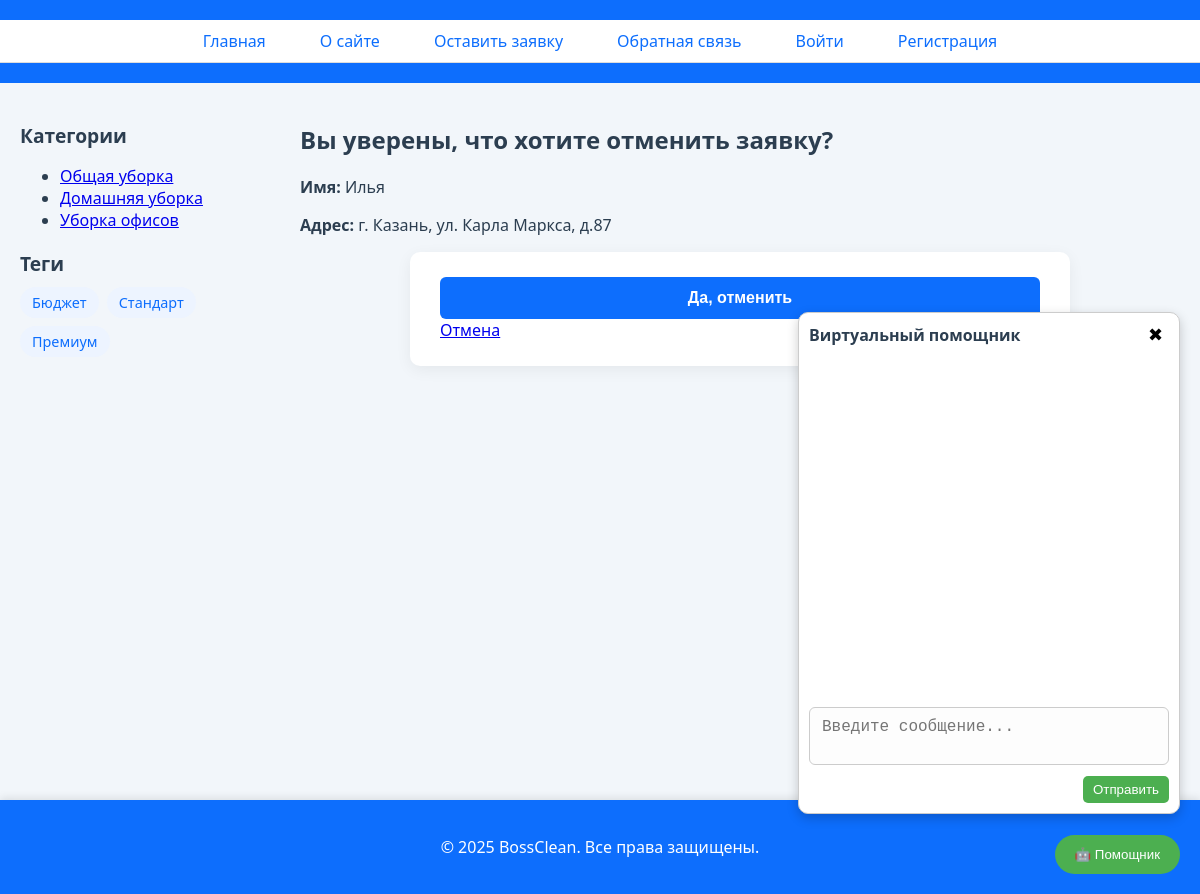
The page /cancel_order/5/ on the database as committed earlier.
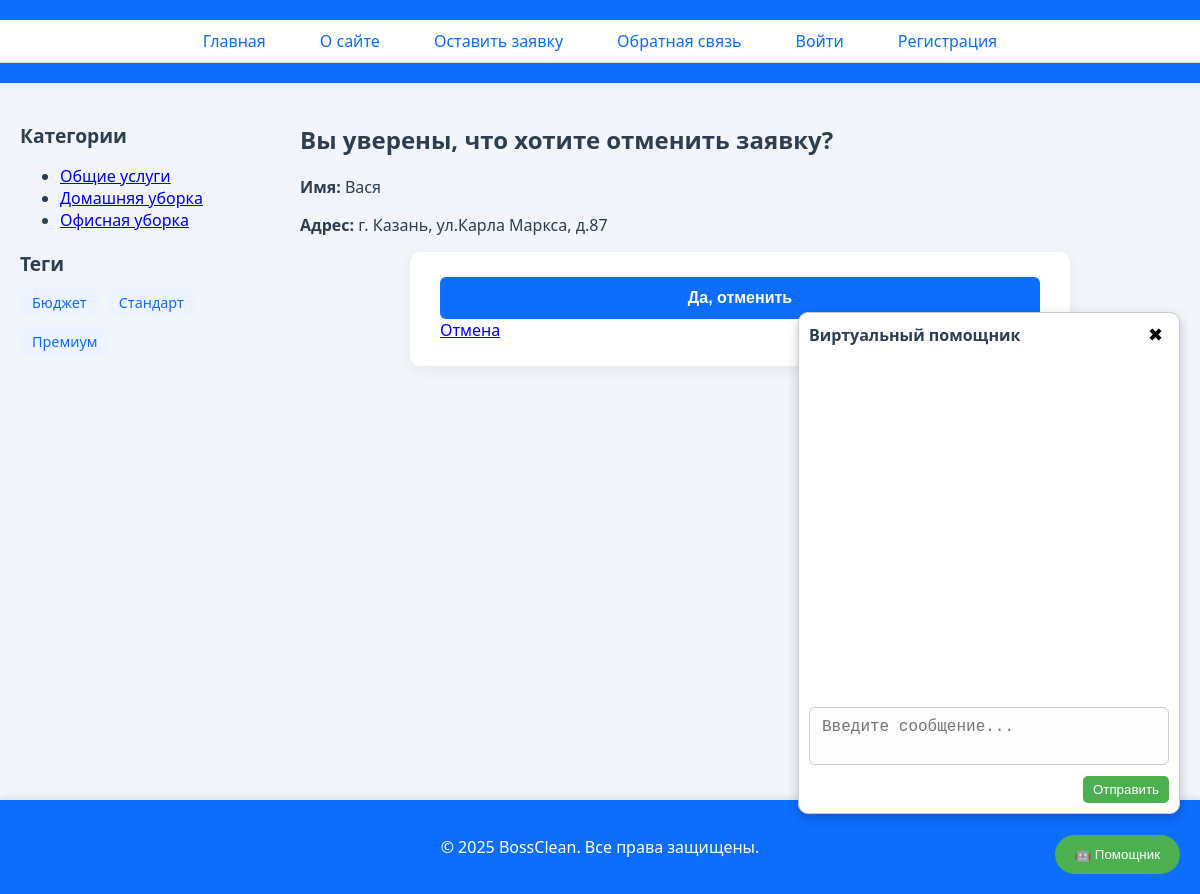
The same page on the database as committed later.
### places/models.py (models this page shows, shortened)
class ServiceCategory(models.Model):
    name = models.CharField(max_length=100, verbose_name='Название категории')
    slug = models.SlugField(unique=True, verbose_name='URL')
    def get_absolute_url(self):
        return reverse('category', kwargs={'cat_slug': self.slug})
    class Meta:
        verbose_name = 'Категория'
        verbose_name_plural = 'Категории'

class OrderRequest(models.Model):
    user = models.ForeignKey(get_user_model(), on_delete=models.CASCADE, related_name='order_requests', null=True,
                             blank=True, verbose_name="Пользователь")
    name = models.CharField(
        max_length=100,
        verbose_name="Имя клиента",
        validators=[
            MinLengthValidator(2, "Имя должно содержать минимум 2 символа"),
            RegexValidator(r'^[А-Яа-яA-Za-z\s\-]+$', 'Имя может содержать только буквы, пробелы и дефисы')
        ]
    )
    phone = models.CharField(
        max_length=20,
        verbose_name="Телефон",
        validators=[
            RegexValidator(r'^\+?\d{10,15}$', 'Введите корректный номер телефона, начиная с +7 или 8')
        ]
    )
    address = models.TextField(
        verbose_name="Адрес",
        validators=[
            MinLengthValidator(5, "Адрес слишком короткий"),
            MaxLengthValidator(300, "Адрес слишком длинный")
        ]
    )
    date = models.DateField(verbose_name="Дата уборки")
    service = models.ForeignKey(Service, on_delete=models.CASCADE, verbose_name="Услуга")
    comment = models.TextField(
        blank=True,
        verbose_name="Комментарий",
        validators=[
            MaxLengthValidator(1000, "Комментарий слишком длинный (до 1000 символов)")
        ]
    )
    created_at = models.DateTimeField(auto_now_add=True, verbose_name="Дата создания заявки")
    image = models.ImageField(upload_to='uploads/', null=True, blank=True)
    class Meta:
        verbose_name = 'Заявка'
        verbose_name_plural = 'Заявки'

### places/views.py (the view)
# urls.py: path('cancel_order/<int:order_id>/', views.cancel_order, name='cancel_order'),
def cancel_order(request, order_id):
    order = get_object_or_404(OrderRequest, id=order_id)
    if request.method == 'POST':
        order.delete()
        return redirect('home')
    return render(request, 'places/cancel_order.html', {'order': order})

### places/models.py (called while the page is built)
    def get_absolute_url(self):
        return reverse('tag', kwargs={'tag_slug': self.slug})

### places/templatetags/cleaning_tags.py (called while the page is built)
@register.inclusion_tag('places/list_categories.html')
def show_categories(cat_selected=0):
    cats = ServiceCategory.objects.all()
    return {"cats": cats, "cat_selected": cat_selected}

@register.inclusion_tag('places/includes/tag_block.html')
def show_all_tags():
    return {"tags": TagService.objects.all()}

### users/context_processors.py (called while the page is built)
def get_main_menu(request):
    return {'mainmenu': menu}

### places/templates/places/cancel_order.html (shortened to what this page needs)
{% extends 'base.html' %}
{% block content %}
  <h2>Вы уверены, что хотите отменить заявку?</h2>
  <p><strong>Имя:</strong> {{ order.name }}</p>
  <p><strong>Адрес:</strong> {{ order.address }}</p>
  <form method="post">
    <button type="submit" class="btn btn-danger">Да, отменить</button>
    <a href="{% url 'order_success' order.id %}" class="btn btn-secondary">Отмена</a>
  </form>
{% endblock %}

### places/templates/places/list_categories.html
<ul class="category-list">
    {% for cat in cats %}
        {% if cat.id == cat_selected %}
            <li class="selected">{{ cat.name }}</li>
        {% else %}
            <li><a href="{{ cat.get_absolute_url }}">{{ cat.name }}</a></li>
        {% endif %}
    {% endfor %}
</ul>

Rows that differ between the two databases and show on the page:
changed ServiceCategory: name "Общая уборка" → "Общие услуги"
changed ServiceCategory: name "Уборка офисов" → "Офисная уборка"
changed OrderRequest: name "Илья" → "Вася"; address "г. Казань, ул. Карла Маркса, д.87" → "г. Казань, ул.Карла Маркса, д.87"
